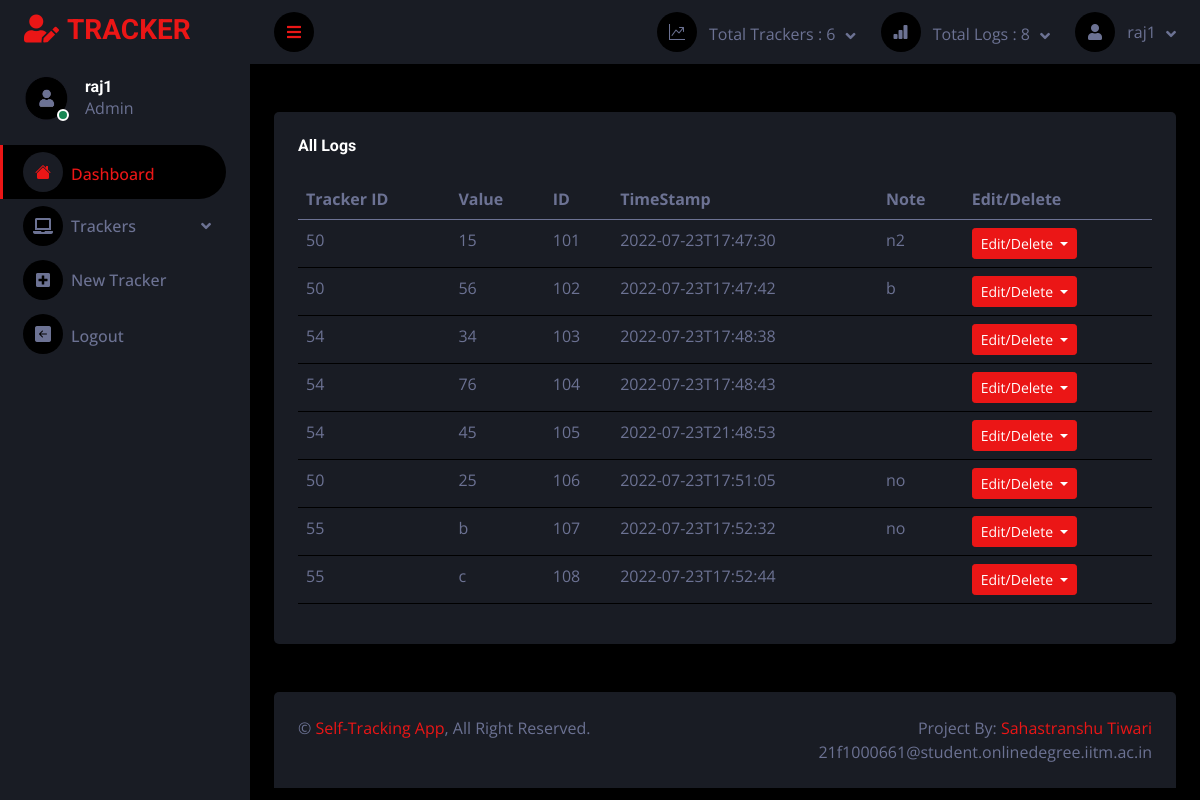
Screenshot of /showAllLogs (signed in) with the database file from the repository.
### app.py (models this page shows)
class User( db.Model, UserMixin):
    id =db.Column(db.Integer, primary_key=True)
    email=db.Column(db.String(150),unique=True)
    password=db.Column(db.String(150),nullable=False)
    name=db.Column(db.String(150),nullable=False)
    trackers=db.relationship('Tracker')
    logs=db.relationship('Log')

class Log(db.Model):
    id =db.Column(db.Integer, primary_key=True)
    value=db.Column(db.String(150),nullable=False)
    note=db.Column(db.String(25000))
    time=db.Column(db.String(150),default=datetime.now().strftime('%Y-%m-%dT%H:%M:%S %Z %z'))
    user_id=db.Column(db.Integer,db.ForeignKey('user.id'))
    tracker_id=db.Column(db.Integer,db.ForeignKey('tracker.id'))

### app.py (the view)
@app.route("/showAllLogs")
def showAllLogs():
    return render_template('showAll.html',user=current_user,tkr=-2)

### app.py (called while the page is built)
@login_manager.user_loader
def load_user(id):
    return User.query.get(int(id))

### templates/showAll.html (shortened to what this page needs)
{% extends 'base.html' %}
{% block body %}
{% if tkr==-1 %}
<div class="container-fluid pt-4 px-4">
    <div class="bg-secondary rounded h-100 p-4">
        <div class="d-flex align-items-center justify-content-between mb-4">
            <h6 class="mb-0">All Trackers</h6>
        </div>
        <table class="table text-start align-middle table-bordered table-hover mb-0">
            <thead>
                <tr class="text-white">
                    <th scope="col">Name</th>
                    <th scope="col">ID</th>
                    <th scope="col">Type</th>
                    <th scope="col">Description</th>
                    <th scope="col">Details</th>
                </tr>
            </thead>
            <tbody>
                {% for tracker in user.trackers %}
                <tr>
                    <td>{{tracker.name}}</td>
                    <td>{{tracker.id}}</td>
                    <td>{{tracker.type}}</td>
                    <td>{{tracker.description}}</td>
                    <td><a class="btn btn-sm btn-primary" href="/tracker/{{tracker.id}}">Detail</a></td>
                </tr>
                {% endfor %}
            </tbody>
        </table>
    </div>
</div>
{% elif tkr==-2 %}
<div class="container-fluid pt-5 px-4">
    <div class="row g-4">
        <div class="col-12">
            <div class="bg-secondary rounded h-100 p-4">
                <div class="d-flex align-items-center justify-content-between mb-4">
                    <h6 class="mb-0">All Logs</h6>
                </div>
                <table class="table">
                    <thead>
                        <tr>
                            <th scope="col">Tracker ID</th>
                            <th scope="col">Value</th>
                            <th scope="col">ID</th>
                            <th scope="col">TimeStamp</th>
                            <th scope="col">Note</th>
                            <th scope="col">Edit/Delete</th>
                        </tr>
                    </thead>
                    <tbody>
                        {% for log in user.logs %}
                        <tr>
                            <td>{{log.tracker_id}}</td>
                            <td>{{log.value}}</td>
                            <td>{{log.id}}</td>
                            <td>{{log.time}}</td>
                            <td>{{log.note}}</td>
                            <td>
                                <div class="btn-group">
                                    <button type="button" class="btn btn-sm btn-primary dropdown-toggle"
                                        data-bs-toggle="dropdown" aria-haspopup="true" aria-expanded="false">
                                        Edit/Delete
                                    </button>
                                </div>
                            </td>
                        </tr>
                        {% endfor %}
                    </tbody>
                </table>
            </div>
        </div>
    </div>
</div>
{% endif %}
{% endblock body %}

### templates/base.html (shortened to what this page needs)
<!DOCTYPE html>
<html lang="en">
<head>
  <link href="https://cdnjs.cloudflare.com/ajax/libs/font-awesome/5.10.0/css/all.min.css" rel="stylesheet">
  <link href="https://cdn.jsdelivr.net/npm/bootstrap-icons@1.4.1/font/bootstrap-icons.css" rel="stylesheet">
  <link href="/static/lib/tempusdominus/css/tempusdominus-bootstrap-4.min.css" rel="stylesheet" />
  <link href="/static/css/bootstrap.min.css" rel="stylesheet">
  <link href="/static/css/style.css" rel="stylesheet">
</head>
<body>
  <div class="container-fluid position-relative d-flex p-0">
    <div class="sidebar pe-4 pb-3">
      <nav class="navbar bg-secondary navbar-dark">
        <a href="/" class="navbar-brand mx-4 mb-3">
          <h3 class="text-primary"><i class="fa fa-user-edit me-2"></i>TRACKER</h3>
        </a>
        <div class="d-flex align-items-center ms-4 mb-4">
          <div class="position-relative">
            <img class="rounded-circle" src="/static/img/zxc.jpg" alt="" style="width: 45px; height: 45px;">
            <div class="bg-success rounded-circle border border-2 border-white position-absolute end-0 bottom-0 p-1">
            </div>
          </div>
          <div class="ms-3">
            <h6 class="mb-0">{{user.name}}</h6>
            <span>Admin</span>
          </div>
        </div>
        <div class="navbar-nav w-100">
          <a href="/" class="nav-item nav-link active"><i class="bi bi-house-fill me-2"></i>Dashboard</a>
          <div class="nav-item dropdown">
            <a href="#" class="nav-link dropdown-toggle" data-bs-toggle="dropdown"><i
                class="fa fa-laptop me-2"></i>Trackers</a>
          </div>
          <a href='/addTracker' class="nav-item nav-link"><i class="fa fa-plus-square me-2"></i>New Tracker</a>
          <a href="/signout" class="nav-item nav-link"><i class="bi bi-arrow-left-square-fill me-2"></i>Logout</a>
        </div>
      </nav>
    </div>
    <div class="content">
      <nav class="navbar navbar-expand bg-secondary navbar-dark sticky-top px-4 py-0">
        <a href="#" class="sidebar-toggler flex-shrink-0">
          <i class="fa fa-bars"></i>
        </a>
        <div class="navbar-nav align-items-center ms-auto">
          <div class="nav-item dropdown">
            <a href="#" class="nav-link dropdown-toggle" data-bs-toggle="dropdown">
              <i class="bi bi-graph-up me-lg-2"></i>
              <span class="d-none d-lg-inline-flex">Total Trackers : {{user.trackers|count}}</span>
            </a>
          </div>
          <div class="nav-item dropdown">
            <a href="#" class="nav-link dropdown-toggle" data-bs-toggle="dropdown">
              <i class="bi bi-bar-chart-fill me-lg-2"></i>
              <span class="d-none d-lg-inline-flex">Total Logs : {{user.logs|length}}</span>
            </a>
          </div>
          <div class="nav-item dropdown">
            <a href="#" class="nav-link dropdown-toggle" data-bs-toggle="dropdown">
              <i class="fa fa-user me-lg-2"></i>
              <span class="d-none d-lg-inline-flex">{{user.name}}</span>
            </a>
          </div>
        </div>
      </nav>
      {% block body %}
      {% endblock body %}
      <div class="container-fluid pt-5 px-4">
        <div class="bg-secondary rounded-top p-4">
          <div class="row">
            <div class="col-12 col-sm-6 text-center text-sm-start">
              &copy; <a href="#">Self-Tracking App</a>, All Right Reserved.
            </div>
            <div class="col-12 col-sm-6 text-center text-sm-end">
              Project By: <a href="#">Sahastranshu Tiwari</a>
              <br> <a>21f1000661@student.onlinedegree.iitm.ac.in</a>
            </div>
          </div>
        </div>
      </div>
</body>
</html>

### static/css/style.css (style rules this page uses)
:root { --primary: #EB1616; --secondary: #191C24; --light: #6C7293; --dark: #000000; }
.btn { transition: .5s; }
.sidebar { position: fixed; top: 0; left: 0; bottom: 0; width: 250px; height: 100vh; overflow-y: auto; background: var(--secondary); transition: 0.5s; z-index: 999; }
.content { margin-left: 250px; min-height: 100vh; background: var(--dark); transition: 0.5s; }
@media (min-width: 992px) { .sidebar { margin-left: 0; } }
@media (min-width: 992px) { .content { width: calc(100% - 250px); } }
.sidebar .navbar .navbar-nav .nav-link { padding: 7px 20px; color: var(--light); font-weight: 500; border-left: 3px solid var(--secondary); border-radius: 0 30px 30px 0; outline: none; }
.sidebar .navbar .navbar-nav .nav-link:hover, .sidebar .navbar .navbar-nav .nav-link.active { color: var(--primary); background: var(--dark); border-color: var(--primary); }
.sidebar .navbar .navbar-nav .nav-link i { width: 40px; height: 40px; display: inline-flex; align-items: center; justify-content: center; background: var(--dark); border-radius: 40px; }
.sidebar .navbar .navbar-nav .nav-link:hover i, .sidebar .navbar .navbar-nav .nav-link.active i { background: var(--secondary); }
.sidebar .navbar .dropdown-toggle::after { position: absolute; top: 15px; right: 15px; border: none; content: "\f107"; font-family: "Font Awesome 5 Free"; font-weight: 900; transition: .5s; }
.content .navbar .navbar-nav .nav-link { margin-left: 25px; padding: 12px 0; color: var(--light); outline: none; }
.content .navbar .sidebar-toggler, .content .navbar .navbar-nav .nav-link i { width: 40px; height: 40px; display: inline-flex; align-items: center; justify-content: center; background: var(--dark); border-radius: 40px; }
.content .navbar .dropdown-toggle::after { margin-left: 6px; vertical-align: middle; border: none; content: "\f107"; font-family: "Font Awesome 5 Free"; font-weight: 900; transition: .5s; }

### rows the page displays
User: name "raj1"
Log: tracker_id "50", value "15", id "101", time "2022-07-23T17:47:30", note "n2"
Log: tracker_id "50", value "56", id "102", time "2022-07-23T17:47:42", note "b"
Log: tracker_id "54", value "34", id "103", time "2022-07-23T17:48:38"
Log: tracker_id "54", value "76", id "104", time "2022-07-23T17:48:43"
Log: tracker_id "54", value "45", id "105", time "2022-07-23T21:48:53"
Log: tracker_id "50", value "25", id "106", time "2022-07-23T17:51:05", note "no"
Log: tracker_id "55", value "b", id "107", time "2022-07-23T17:52:32", note "no"
Log: tracker_id "55", value "c", id "108", time "2022-07-23T17:52:44"

### other values shown
{{ user.trackers|count }} "6"
{{ user.logs|length }} "8"
